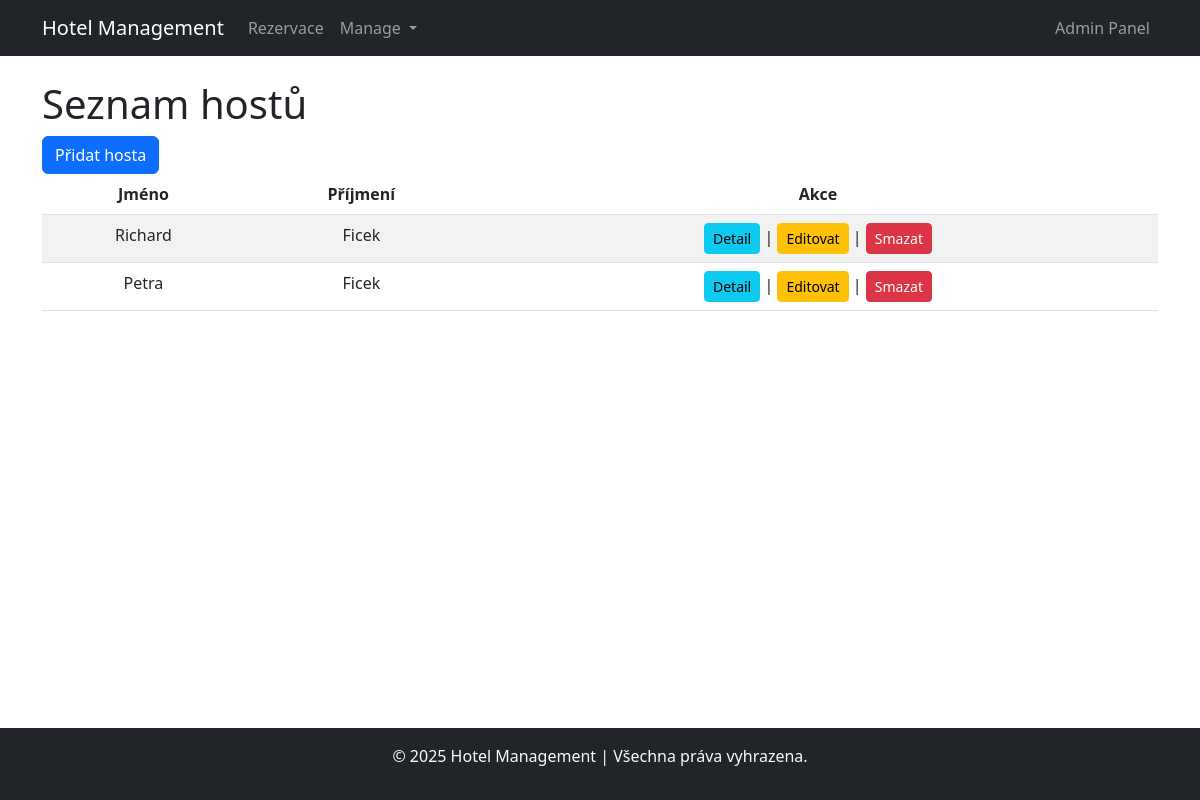
The page /guests/ on the database as committed earlier.
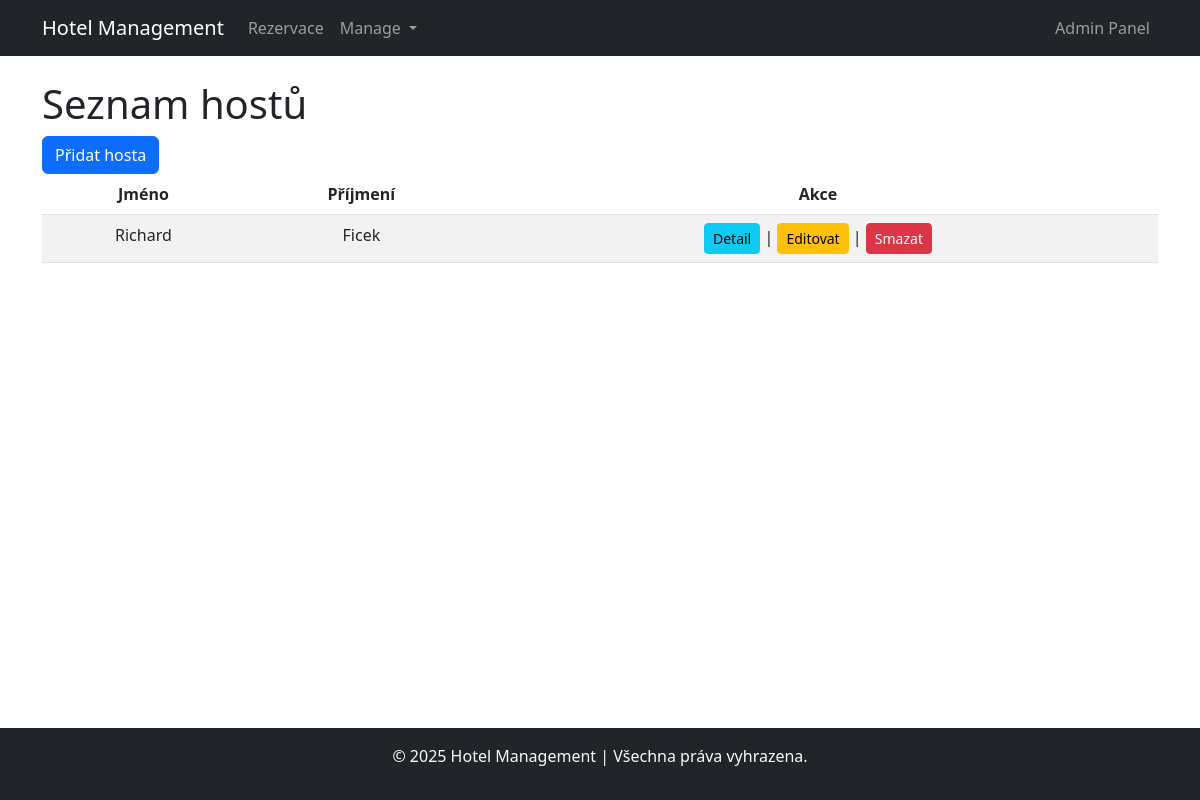
The same page on the database as committed later.
### blog/models.py (models this page shows, shortened)
class Guest(models.Model):
    guest_id = models.AutoField(primary_key=True)
    firstname = models.CharField(max_length=100)
    lastname = models.CharField(max_length=100)
    email = models.EmailField()
    phone = models.CharField(max_length=15)
    birth_date = models.DateField(null=True, blank=True)
    address = models.ForeignKey(Address, on_delete=models.CASCADE)
    guest_type = models.CharField(max_length=50)
    registration_date = models.DateField(auto_now_add=True)
    notes = models.TextField(null=True, blank=True)

### blog/views.py (the view)
# urls.py: path('guests/', views.guest_list, name='guest_list'),
def guest_list(request):
    guests = Guest.objects.all()
    return render(request, 'management/guest/guest_list.html', {'guests': guests})

### blog/templates/management/guest/guest_list.html
{% extends 'base.html' %}
{% block content %}
<h1>Seznam hostů</h1>
<a href="{% url 'add_guest' %}" class="btn btn-primary">Přidat hosta</a>
<table class="table table-striped">
    <thead>
        <tr class="text-center">
            <th scope="col">Jméno</th>
            <th scope="col">Příjmení</th>
            <th scope="col">Akce</th>
        </tr>
    </thead>
    <tbody>
        {% for guest in guests %}
            <tr class="text-center">
                <td>{{ guest.firstname }}</td>
                <td>{{ guest.lastname }}</td>
                <td>
                    <a href="{% url 'guest_detail' guest_id=guest.guest_id %}" class="btn btn-info btn-sm">Detail</a> |
                    <a href="{% url 'guest_update' guest.guest_id %}" class="btn btn-warning btn-sm">Editovat</a> |
                    <button class="btn btn-danger btn-sm" data-bs-toggle="modal" data-bs-target="#deleteModal" data-guest-id="{{ guest.guest_id }}" data-guest-name="{{ guest.firstname }} {{ guest.lastname }}">
                        Smazat
                    </button>
                </td>
            </tr>
        {% endfor %}
    </tbody>
</table>
{% endblock %}

Rows that differ between the two databases and show on the page:
removed Guest: firstname "Petra", lastname "Ficek"
